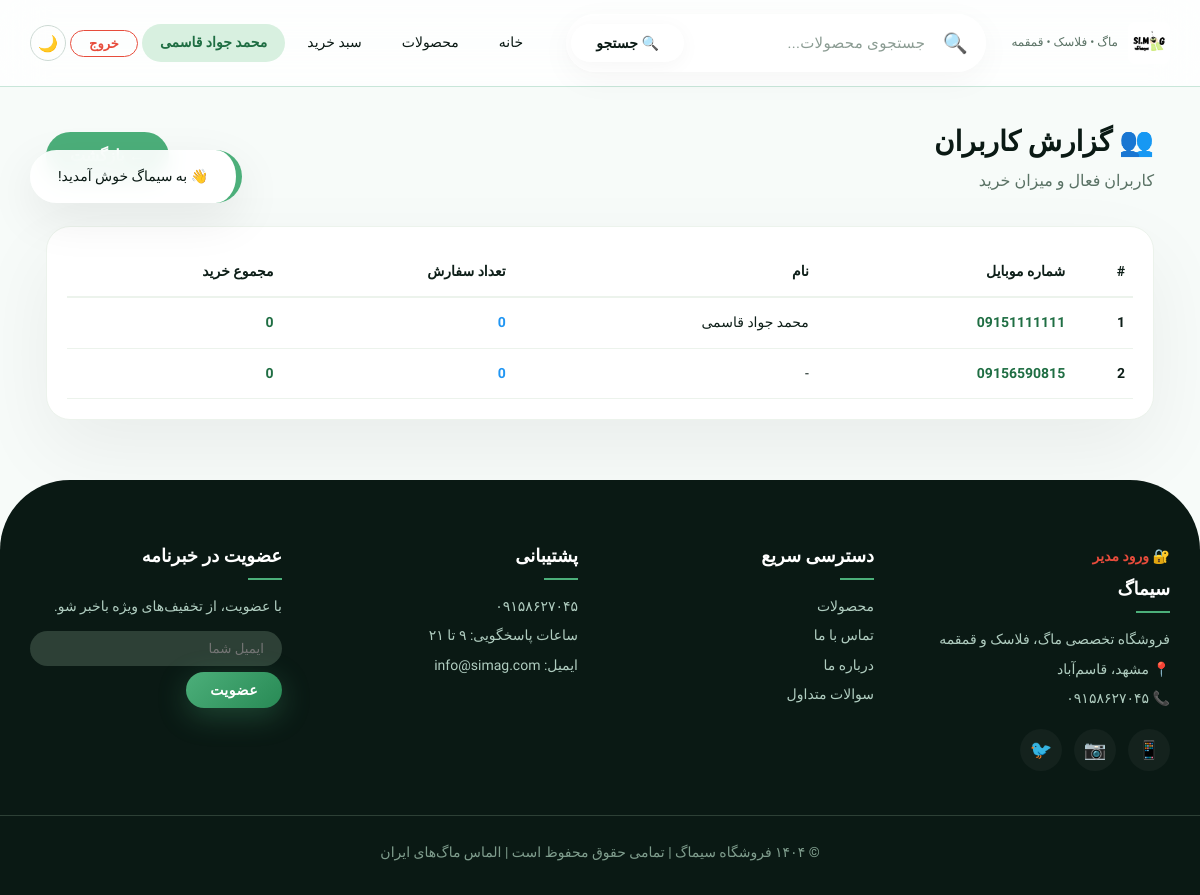
The app's page /orders/reports/users/ (signed in) with its own data.
### accounts/models.py (models this page shows, shortened)
class User(AbstractUser):
    username = None
    phone = models.CharField(max_length=11, unique=True)
    is_verified = models.BooleanField(default=False)
    full_name = models.CharField(max_length=100, blank=True, null=True)
    email = models.EmailField(blank=True, null=True)
    address = models.TextField(blank=True, null=True)
    postal_code = models.CharField(max_length=10, blank=True, null=True)
    USERNAME_FIELD = 'phone'
    REQUIRED_FIELDS = ['email']
    objects = UserManager()

### orders/views.py (the view)
# urls.py: path('reports/users/', views.user_report, name='user_report'),
@staff_member_required
def user_report(request):
    users = User.objects.annotate(
        order_count=Count('orders'),
        total_spent=Sum('orders__total_amount', filter=Q(orders__status='delivered')),
    ).order_by('-order_count')
    context = {
        'users': users,
    }
    return render(request, 'orders/user_report.html', context)

### orders/templates/orders/user_report.html (shortened to what this page needs)
{% extends 'base.html' %}
{% load static %}
{% block content %}
<div style="max-width:1350px;margin:30px auto;padding:0 16px;">
    <div style="display:flex;justify-content:space-between;align-items:center;margin-bottom:30px;flex-wrap:wrap;gap:12px;">
        <div>
            <h1 style="font-size:28px;font-weight:900;color:var(--dark);">👥 گزارش کاربران</h1>
            <p style="color:var(--gray);">کاربران فعال و میزان خرید</p>
        </div>
        <a href="{% url 'orders:reports_dashboard' %}" style="padding:10px 24px;border-radius:40px;background:var(--primary);color:#fff;text-decoration:none;font-weight:600;">← بازگشت</a>
    </div>
    <div style="background:var(--white);border-radius:24px;padding:20px;border:1px solid #ecf3ec;box-shadow:var(--shadow);overflow-x:auto;">
        <table style="width:100%;border-collapse:collapse;font-size:14px;">
            <thead>
                <tr style="border-bottom:2px solid #ecf3ec;">
                    <th style="padding:12px 8px;text-align:right;">#</th>
                    <th style="padding:12px 8px;text-align:right;">شماره موبایل</th>
                    <th style="padding:12px 8px;text-align:right;">نام</th>
                    <th style="padding:12px 8px;text-align:right;">تعداد سفارش</th>
                    <th style="padding:12px 8px;text-align:right;">مجموع خرید</th>
                </tr>
            </thead>
            <tbody>
                {% for user in users %}
                <tr style="border-bottom:1px solid #ecf3ec;">
                    <td style="padding:12px 8px;font-weight:600;">{{ forloop.counter }}</td>
                    <td style="padding:12px 8px;font-weight:700;color:var(--primary-dark);">{{ user.phone }}</td>
                    <td style="padding:12px 8px;">{{ user.full_name|default:'-' }}</td>
                    <td style="padding:12px 8px;font-weight:700;color:#2196f3;">{{ user.order_count }}</td>
                    <td style="padding:12px 8px;font-weight:700;color:var(--primary-dark);">{{ user.total_spent|default:0|floatformat:0 }}</td>
                </tr>
                {% empty %}
                <tr><td colspan="5" style="padding:40px;text-align:center;color:var(--gray);">هیچ کاربری وجود ندارد.</td></tr>
                {% endfor %}
            </tbody>
        </table>
    </div>
</div>
{% endblock %}

### templates/base.html (shortened to what this page needs)
<!DOCTYPE html>
{% load static %}
<html lang="fa" dir="rtl">
<head>
</head>
<body>
    <header class="header" id="mainHeader">
        <div class="container header-inner">
            <a href="{% url 'products:home' %}" class="logo">
                <img src="{% static 'images/logo.png' %}" alt="سیماگ" onerror="this.style.display='none'; this.nextElementSibling.style.display='flex'">
                <small>ماگ • فلاسک • قمقمه</small>
            </a>
            <div class="search-wrapper">
                <div class="search-container" id="searchContainer">
                    <span class="search-icon">🔍</span>
                    <input type="text" class="search-input" id="searchInput" placeholder="جستجوی محصولات..." autocomplete="off" onfocus="showSuggestions()" onblur="hideSuggestions()" oninput="handleSearchInput()" />
                    <button class="search-btn" onclick="performSearch()">🔍 جستجو</button>
                </div>
            </div>
            <div class="nav" id="mainNav">
                <a href="{% url 'products:home' %}">خانه</a>
                <a href="{% url 'products:product_list' %}">محصولات</a>
                <a href="{% url 'cart:cart_detail' %}">سبد خرید</a>
                {% if user.is_authenticated %}
                <a href="{% url 'accounts:profile' %}" style="font-weight:600;color:#1f6e43;background:#d8f0e0;padding:6px 18px;border-radius:30px;">
                    {{ user.full_name|default:user.phone }}
                </a>
                <form method="post" action="{% url 'accounts:logout' %}" style="display:inline;">
                    <button type="submit" style="background:transparent;border:1.5px solid #e74c3c;color:#e74c3c;padding:5px 18px;border-radius:30px;font-weight:600;font-size:13px;cursor:pointer;font-family:inherit;">خروج</button>
                </form>
                {% endif %}
                <button class="dark-toggle" onclick="toggleDarkMode()">🌙</button>
            </div>
        </div>
    </header>
    <main class="container">
        {% block content %}
        {% endblock %}
    </main>
    <div class="toast-container" id="toastContainer"></div>
    <footer class="footer">
        <div class="container footer-inner">
            <div class="footer-col">
                <a href="{% url 'accounts:admin_login' %}" style="color:#e74c3c;font-weight:600;">🔐 ورود مدیر</a>
                <h4>سیماگ</h4>
                <p>فروشگاه تخصصی ماگ، فلاسک و قمقمه</p>
                <p>📍 مشهد، قاسم‌آباد</p>
                <p>📞 ۰۹۱۵۸۶۲۷۰۴۵</p>
                <div class="footer-social">
                    <a href="#">📱</a>
                    <a href="#">📷</a>
                    <a href="#">🐦</a>
                </div>
            </div>
            <div class="footer-col">
                <h4>دسترسی سریع</h4>
                <a href="{% url 'products:product_list' %}">محصولات</a>
                <a href="{% url 'products:contact' %}">تماس با ما</a>
                <a href="#">درباره ما</a>
                <a href="#">سوالات متداول</a>
            </div>
            <div class="footer-col">
                <h4>پشتیبانی</h4>
                <a href="#">۰۹۱۵۸۶۲۷۰۴۵</a>
                <a href="#">ساعات پاسخگویی: ۹ تا ۲۱</a>
                <a href="#">ایمیل: info@simag.com</a>
            </div>
            <div class="footer-col">
                <h4>عضویت در خبرنامه</h4>
                <p>با عضویت، از تخفیف‌های ویژه باخبر شو.</p>
                <div style="display:flex;gap:6px;margin-top:12px;flex-wrap:wrap;">
                    <input type="email" placeholder="ایمیل شما" style="flex:1;padding:10px 18px;border-radius:40px;border:none;font-family:inherit;background:#2d4036;color:#fff;min-width:160px;outline:none;">
                    <button class="btn-primary" style="padding:10px 24px;font-size:14px;">عضویت</button>
                </div>
            </div>
        </div>
        <div class="container footer-bottom">
            © ۱۴۰۴ فروشگاه سیماگ | تمامی حقوق محفوظ است | الماس ماگ‌های ایران
        </div>
    </footer>
</body>
</html>

### records on screen
User: full_name "محمد جواد قاسمی", phone "09151111111", order_count "0", total_spent "0"
User: phone "09156590815", full_name "-", order_count "0", total_spent "0"
